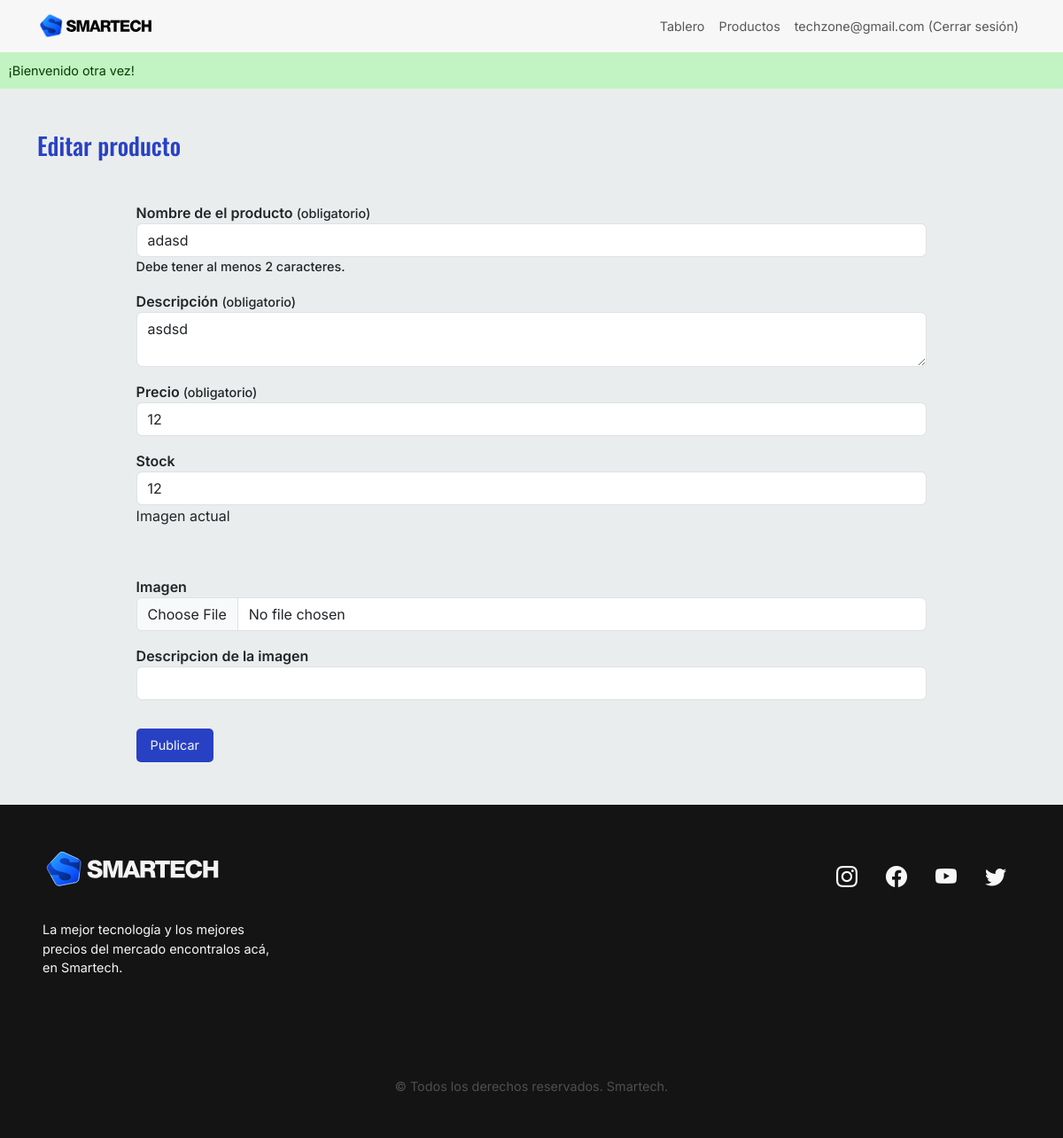
The app's page /admin/index.php?s=edit-product&id=63 (signed in) with its own data.
### tables this page shows
CREATE TABLE `vendedores` (
  `vendedor_id` int(10) UNSIGNED NOT NULL,
  `nombre` varchar(60) DEFAULT NULL,
  `email` varchar(100) NOT NULL,
  `password` varchar(255) NOT NULL
);

CREATE TABLE `productos` (
  `producto_id` int(10) UNSIGNED NOT NULL,
  `vendedor_fk` int(10) UNSIGNED NOT NULL,
  `nombre` varchar(45) NOT NULL,
  `descripcion` text NOT NULL,
  `precio` float NOT NULL,
  `stock` int(11) NOT NULL,
  `imagen` varchar(255) DEFAULT NULL,
  `imagen_desc` varchar(150) DEFAULT NULL
);

### bootstrap/autoload.php (called while the page is built, shortened)
<?php
    spl_autoload_register(function(string $className) {
        $className = substr($className, 4);
        $className = 'classes/' . str_replace('\\', '/', $className);
        $classPath = __DIR__ . '/../' . $className . '.php';
    })
?>

### classes/Auth/Authentication.php (called while the page is built, shortened)
<?php
class Authentication
{
    public function isAuthenticated(): bool{
        return isset($_SESSION['vendedor_id']);
    }
    public function getVendedor(): ?Vendedor{
        return (new Vendedor)->byId($_SESSION['vendedor_id']);
    }
}

### classes/Models/Vendedor.php (called while the page is built, shortened)
<?php
class Vendedor
{
    private string $email;
    public function byId(string $id): ?Vendedor
    {
        $db = (new DB)->getConexion();
        $query = "SELECT * FROM vendedores
                        WHERE vendedor_id = ?";
        $stmt = $db->prepare($query);
        $stmt->execute([$id]);
        $stmt->setFetchMode(PDO::FETCH_CLASS, Vendedor::class);
        $vendedor = $stmt->fetch();
        return $vendedor;
    }
    public function getEmail(): string
    {
        return $this->email;
    }
}

### classes/Models/Shop.php (called while the page is built, shortened)
<?php
class Shop
{
    private int $producto_id;
    private string $nombre;
    private string $descripcion;
    private string $precio;
    private string $stock;
    private ?string $imagen_desc;
    public function byId(int $id): ?Shop
    {
        $db = (new DB)->getConexion();
        $query = "SELECT * FROM productos
                WHERE producto_id = ?";
        $stmt = $db->prepare($query);
        $stmt->execute([$id]);
        $stmt->setFetchMode(PDO::FETCH_CLASS, Shop::class);
        $producto = $stmt->fetch();
        return $producto;
    }
    public function getProductId(): int
    {
        return $this->producto_id;
    }
    public function getName(): string
    {
        return $this->nombre;
    }
    public function getDescription(): string
    {
        return $this->descripcion;
    }
    public function getPrice(): int
    {
        return $this->precio;
    }
    public function getStock(): int
    {
        return $this->stock;
    }
    public function getImagenDescripcion(): ?string
    {
        return $this->imagen_desc;
    }
}

### admin/views/edit-product.php (the view, shortened to what this page needs)
<?php
    $product = (new Shop)->byId($_GET['id']);
    if (isset($_SESSION['errores'])) {
        $errores = $_SESSION['errores'];
        unset($_SESSION['errores']);
    } else {
        $errores = [];
    }
    if (isset($_SESSION['oldData'])) {
        $oldData = $_SESSION['oldData'];
        unset($_SESSION['oldData']);
    } else {
        $oldData = [];
    }
?>
<section class="publish">
    <div class="container">
        <h1 class="title">Editar producto</h1>
        <form action="actions/edit-product.php?id=<?= $product->getProductId();?>" method="post" enctype="multipart/form-data">
            <div>
                <label for="nombre">Nombre de el producto <span class="small">(obligatorio)</span></label>
                <input
                type="text"
                id="nombre"
                name="nombre"
                class="form-control"
                aria-describedby="help-nombre <?php if(isset($errores['nombre'])): ?> error-nombre <?php endif; ?>"
                value="<?= $oldData['nombre'] ?? $product->getName(); ?>"
                >
                <div class="small" id="help-nombre">Debe tener al menos 2 caracteres.</div>
            </div>
            <div>
                <label for="descripcion">Descripción <span class="small">(obligatorio)</span></label>
                <textarea
                    type="text"
                    id="descripcion"
                    name="descripcion"
                    class="form-control"
                    <?php if(isset($errores['descripcion'])): ?> aria-describedby="error-descripcion"> <?php endif; ?>
                ><?= $oldData['descripcion'] ?? $product->getDescription(); ?></textarea>
            </div>
            <div>
                <label for="precio">Precio <span class="small">(obligatorio)</span></label>
                <input
                    type="number"
                    id="precio"
                    name="precio"
                    class="form-control"
                    value="<?= $oldData['precio'] ?? $product->getPrice(); ?>"
                    <?php if(isset($errores['precio'])): ?> aria-describedby="error-precio"> <?php endif; ?>
            </div>
            <div>
                <label for="stock">Stock</label>
                <input
                    type="number"
                    id="stock"
                    name="stock"
                    class="form-control"
                    value="<?= $oldData['stock'] ?? $product->getStock(); ?>">
            </div>
            <div>
                <p>Imagen actual</p>
            </div>
            <div>
                <label for="imagen">Imagen</label>
                <input
                    type="file"
                    id="imagen"
                    name="imagen"
                    class="form-control">
            </div>
            <div>
                <label for="imagen_desc">Descripcion de la imagen</label>
                <input
                    type="text"
                    id="imagen_desc"
                    name="imagen_desc"
                    class="form-control"
                    value="<?= $oldData['imagen_desc'] ?? $product->getImagenDescripcion(); ?>"
                >
            </div>
            <button type="submit">Publicar</button>
        </form>
    </div>
</section>

### admin/index.php (shortened to what this page needs)
<?php
require_once __DIR__ . '/../bootstrap/autoload.php';
$view = $_GET['s'] ?? 'dashboard';
$autenticacion = new \App\Auth\Authentication;
?>
<!DOCTYPE html>
<html lang="es">
<head>
    <link rel="stylesheet" href="https://cdn.jsdelivr.net/npm/bootstrap-icons@1.10.4/font/bootstrap-icons.css">
    <link href="https://cdn.jsdelivr.net/npm/bootstrap@5.3.0-alpha3/dist/css/bootstrap.min.css" rel="stylesheet">
    <link rel="stylesheet" href="../css/style.css">
</head>
<body>
    <nav class="navbar navbar-expand-md">
        <div class="container d-flex">
            <a class="navbar-brand" href="index.php?s=dashboard"><img src="../img/logos/logo-smartech.svg" alt="SmarTech logo." width="130"></a>
            <div class="collapse navbar-collapse" id="navbarNavAltMarkup">
                <?php if ($autenticacion->isAuthenticated()):?>
                <div class="navbar-nav ms-auto">
                    <a class="nav-link" href="index.php?s=dashboard">Tablero</a>
                    <a class="nav-link" href="index.php?s=products">Productos</a>
                    <p>
                        <form action="actions/log-out.php" method="post">
                            <button class="nav-link" type="submit"><?= $autenticacion->getVendedor()->getEmail() ?> (Cerrar sesión)</button>
                        </form>
                    </p>
                </div>
                <?php endif; ?>
            </div>
        </div>
    </nav>
    <?php
        if (isset($_SESSION['mensajeExito'])):
    ?>
    <div class="success"><?= $_SESSION['mensajeExito'];?></div>
    <?php
        endif;
    ?>
    <main class="main-content">
        <?php
        require 'views/' . $view . '.php';
        ?>
    </main>
    <footer class="p-5 footer">
        <div class="row">
            <div class="col-12 col-md-6 footer-first">
                <img src="../img/logos/logo-smartech-wh.svg" alt="SmarTech logo." width="200">
                <p>La mejor tecnología y los mejores precios del mercado encontralos acá, en Smartech.</p>
            </div>
            <div class="col-12 col-md-6">
                <div class="social">
                    <i class="bi bi-instagram"></i>
                    <i class="bi bi-facebook"></i>
                    <i class="bi bi-youtube"></i>
                    <i class="bi bi-twitter"></i>
                </div>
            </div>
            <p class="text-center m-0 copy">&copy; Todos los derechos reservados. Smartech.</p>
        </div>
    </footer>
</body>
</html>

### css/style.css (style rules this page uses)
* { padding: 0; margin: 0; box-sizing: border-box; font-family: "Inter", sans-serif; }
body { background-color: #eaeded; }
.title { color: #2841c4; font-size: 1.7rem; font-family: "Oswald", sans-serif; margin-bottom: 2rem; }
.navbar { background-color: #f7f7f7; }
.nav-link { font-size: 0.9rem; text-align: center; }
.footer { background-color: #141414; color: #f7f7f7; font-size: 0.9rem; }
.footer-first { display: flex; align-items: center; flex-direction: column; }
.footer-first p { text-align: center; margin-top: 2rem; margin-bottom: 2rem; }
.social { display: flex; justify-content: center; }
.social i { padding: 1rem; font-size: 1.5rem; }
.copy { padding-top: 5rem; color: #4f4f4f; }
.publish { padding: 3rem 0; }
.publish form { display: flex; justify-content: center; flex-direction: column; width: 80%; margin: 0 auto; }
.publish form label { font-weight: 600; margin-top: 1rem; }
.publish form button { border: none; color: #f7f7f7; background-color: #2841c4; padding: 0.5rem 1rem; border-radius: 5px; font-size: 0.9rem; margin-top: 2rem; }
.success { background-color: #c2f3c2; color: #033d03; padding: 0.6rem; font-size: 0.9rem; width: 100%; }
.small { font-size: 0.9rem; font-weight: 500; }
@media (min-width: 576px) { .footer-first { align-items: start; } }
@media (min-width: 576px) { .footer-first p { width: 50%; text-align: left; } }
@media (min-width: 576px) { .social { justify-content: end; } }

### records on screen
vendedores: email "techzone@gmail.com"
productos: nombre "adasd", descripcion "asdsd", precio "12", stock "12"

### other values on screen
$_SESSION['mensajeExito'] "¡Bienvenido otra vez!"
